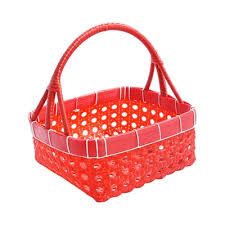
//> input picture Splitting/build/keranjang_merah.jpg, 225 x 225 px
$ ./main2   (built with g++ and OpenCV 4)
//> lines starting //> are read from the running program, lines starting //| are printed output that depends on the picture
#include <opencv2/opencv.hpp>
#include <iostream>

using namespace cv;
using namespace std;

int main() {
    // Membaca gambar dengan path yang lebih jelas
    // Coba beberapa kemungkinan lokasi file
    Mat image = imread("keranjang_merah.jpg");
//> image is the input picture: 225 rows x 225 cols, CV_8UC3; mean B, G, R 198.5, 200.2, 247.3

    // Pengecekan penting: apakah gambar berhasil dibaca?
    if (image.empty()) {
        cout << "Error: Tidak dapat membaca file keranjang_merah.jpg" << endl;
        cout << "Pastikan file berada di folder yang sama dengan executable" << endl;
        cout << "Atau gunakan absolute path" << endl;
        return -1;  // Keluar dari program dengan error code
    }

    // Jika sampai sini, berarti gambar berhasil dibaca
    cout << "Gambar berhasil dibaca!" << endl;
    cout << "Ukuran: " << image.cols << "x" << image.rows << endl;
//| Ukuran: 225x225

    // Lanjutkan dengan proses splitting channel
    Mat bgr[3];   // Array untuk menyimpan channel Blue, Green, Red
    split(image, bgr);  // Memisahkan channel warna
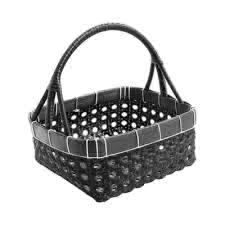
//> bgr[0]: 225 rows x 225 cols, CV_8UC1; min 0, max 255, mean 198.5
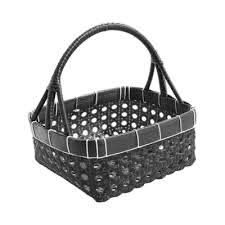
//> bgr[1]: 225 rows x 225 cols, CV_8UC1; min 0, max 255, mean 200.2
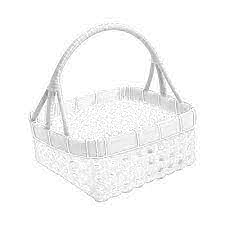
//> bgr[2]: 225 rows x 225 cols, CV_8UC1; min 111, max 255, mean 247.3

    // Tampilkan hasil
    imshow("Original", image);
    imshow("Blue Channel", bgr[0]);
    imshow("Green Channel", bgr[1]);
    imshow("Red Channel", bgr[2]);

    waitKey(0);  // Tunggu sampai user menekan tombol
    return 0;
}
